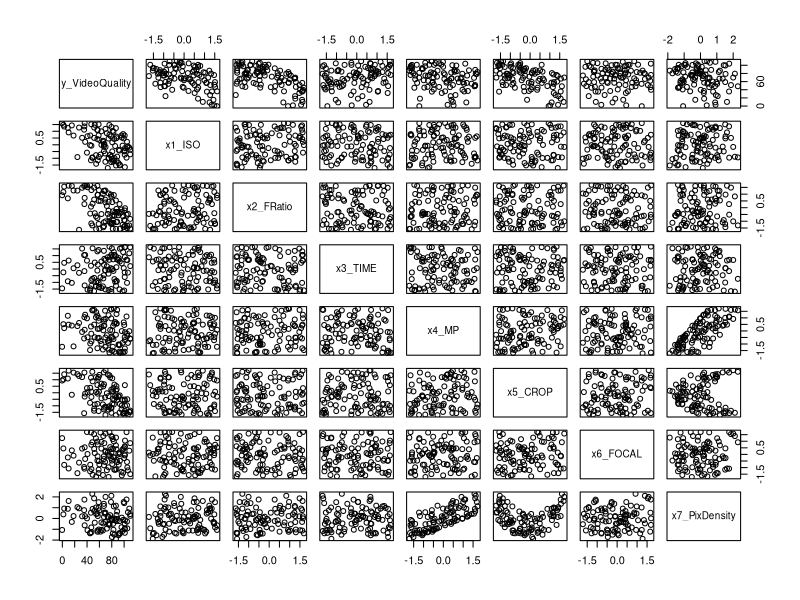
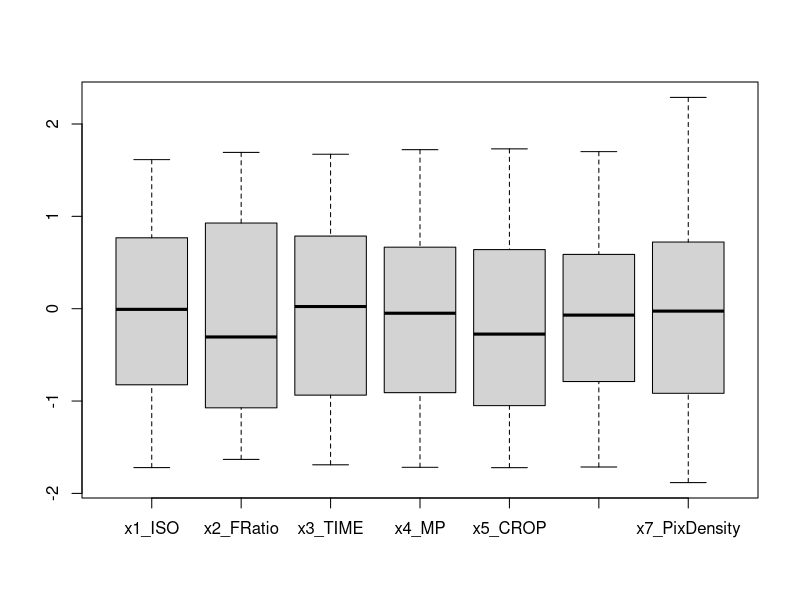
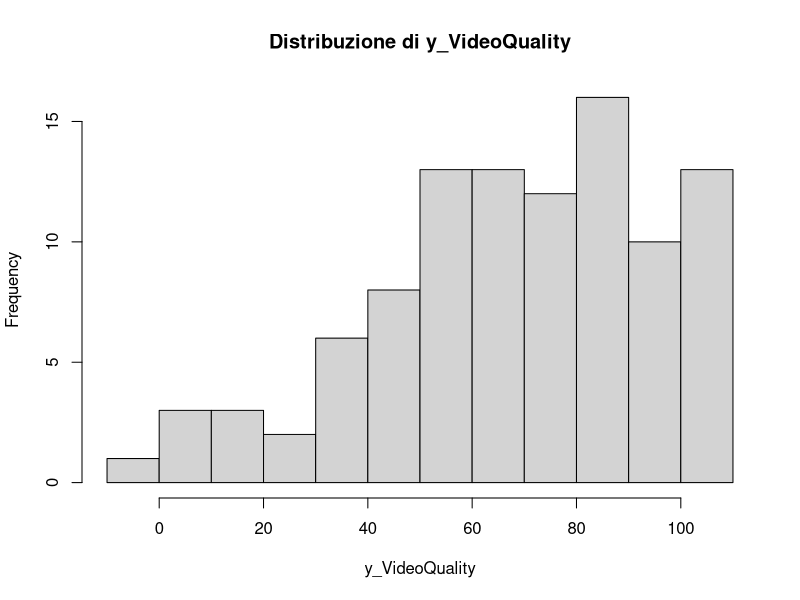
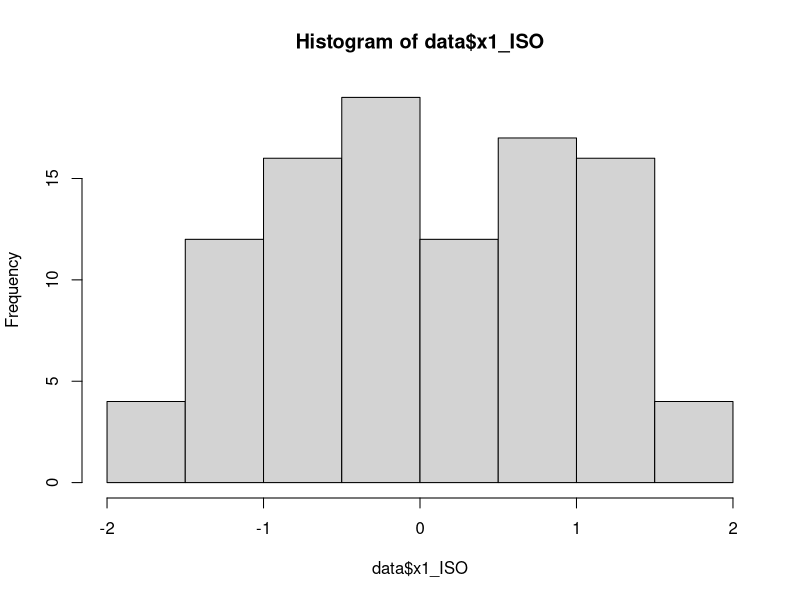
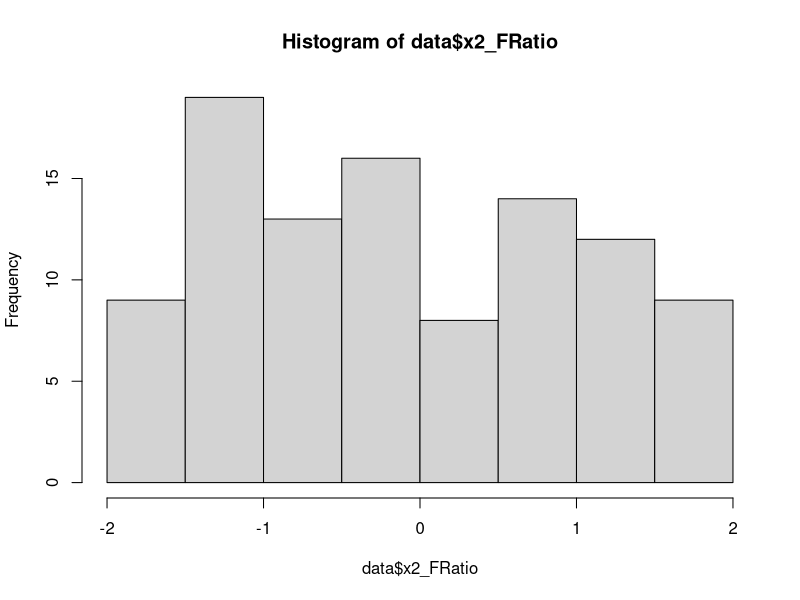
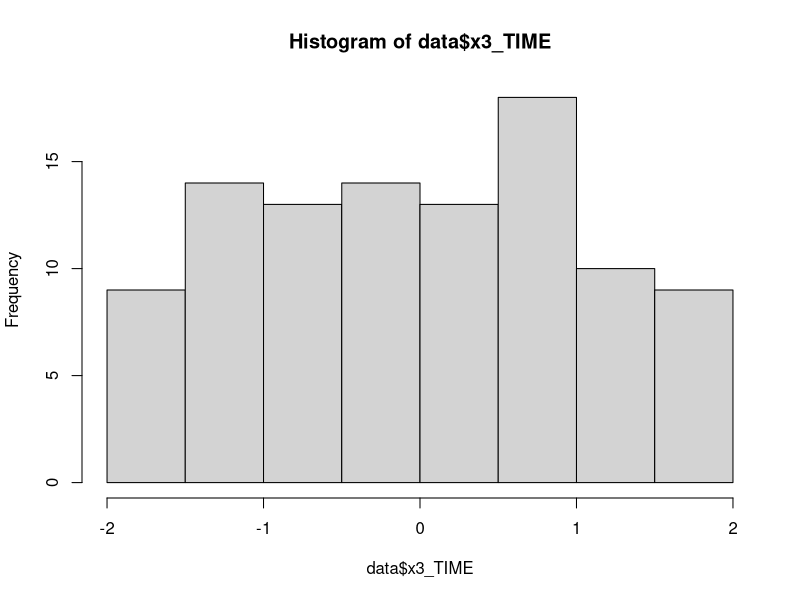
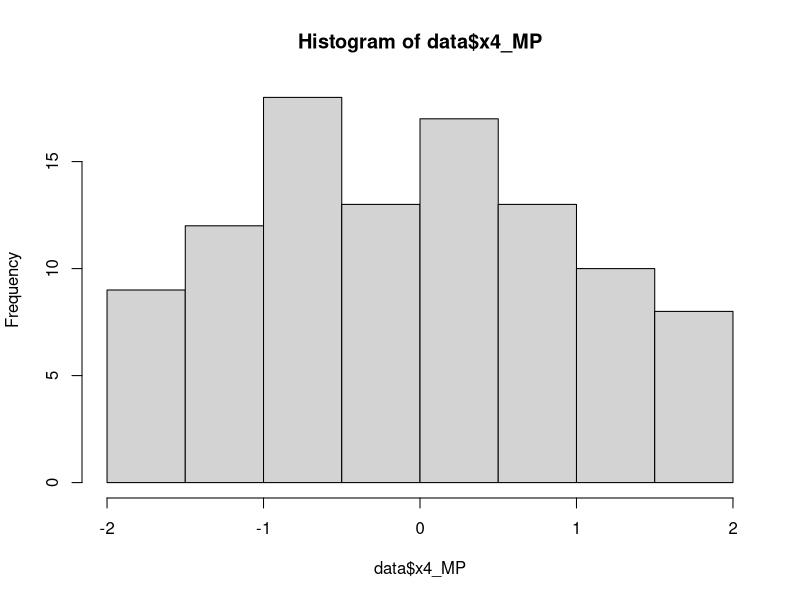
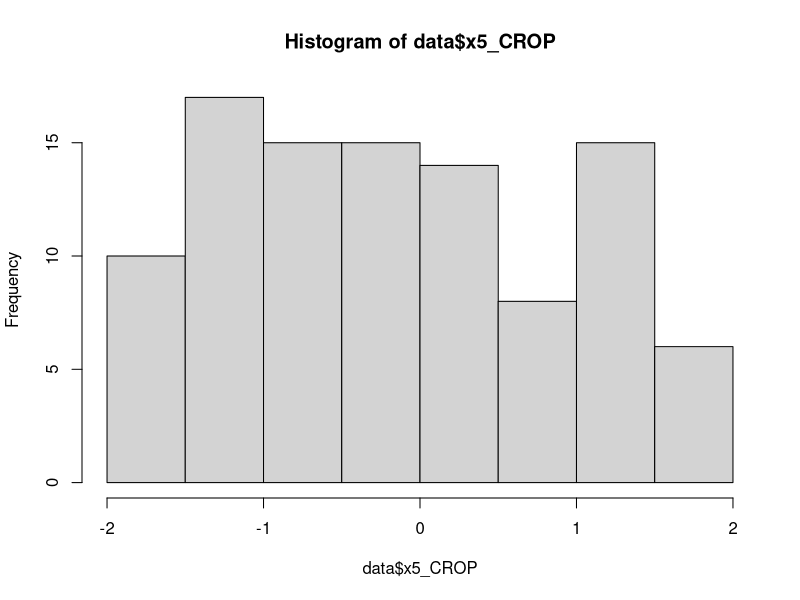

Reproduce these figures in R, in order. (Note: this script raises an error after producing the figures.)
# ------------------------------------------------------------------------------
# Progetto finale del corso di Statistica Applicata - A.A. 2024/25
# Gruppo #5 - Corrado Giachetta, Francesco Peluso, Gerardo Selce, Anuar Zouhri
#
# Università degli Studi di Salerno - DIEM
# Dipartimento di Ingegneria dell'Informazione, Elettrica e Matematica Applicata
# ------------------------------------------------------------------------------

# Impostazione path cartella progetto (N.B. cambia a seconda di chi usa il file)
#setwd('~/GitHub Repos/AppliedStatistics-Project')     # path Francesco
#setwd('C:/Users/anuar/AppliedStatistics-Project')     # path Anuar
#setwd('/Users/corry/AppliedStatistics-Project')     # path Corrado
setwd('C:/Users/ACER/Desktop/GitHub/AppliedStatistics-Project')     # path Gerardo

# ------------------------------------------------------------------------------

#package da scaricare 
install.packages("GGally")

# Lettura del dataset da file CSV
data = read.csv('./dataset.csv');

#per la funzione alpha
install.packages("scales")  
library(scales)


# ------------------------------------------------------------------------------
# PUNTO 1:
# Analisi preliminare dei dati.
# Scatterplot delle correlazioni tra le coppie di variabili
# ------------------------------------------------------------------------------

plot(data);


lin_mod_all=lm(y_VideoQuality ~ ., data=data)
summary(lin_mod_all)

step_lin=step(lin_mod_all, trace = 1, data=data)
summary(step_lin)

median(data$y_VideoQuality) #analisi mediana
mean(data$y_VideoQuality) #analisi media
quantile(data$y_VideoQuality,probs=c(0.25,0.50,0.75)) #analisi quantili
boxplot(data[, !(names(data) %in% "y_VideoQuality")])
summary(data$y_VideoQuality)
#Istogrammi
hist(data$y_VideoQuality,main="Distribuzione di y_VideoQuality", xlab="y_VideoQuality")
hist(data$x1_ISO)
hist(data$x2_FRatio)
hist(data$x3_TIME)
hist(data$x4_MP)
hist(data$x5_CROP)
hist(data$x6_FOCAL)
hist(data$x7_PixDensity)

#Normalità
par(mfrow = c(2, 2))  # 2 righe, 2 colonne, per rappresentare i qqplot


qqnorm(data$x1_ISO, main = "Q-Q Plot di x1_ISO")
qqline(data$x1_ISO,  col = "red", lwd = 2)
qqnorm(data$x2_FRatio, main = "Q-Q Plot di x2_FRatio")
qqline(data$x2_FRatio,  col = "red", lwd = 2)
qqnorm(data$x3_TIME, main = "Q-Q Plot di x3_TIME")
qqline(data$x3_TIME,  col = "red", lwd = 2)
qqnorm(data$x4_MP, main = "Q-Q Plot di x4_MP")
qqline(data$x4_MP, col = "red", lwd = 2)

par(mfrow = c(2, 2))   # 2 righe, 2 colonne, per rappresentare i qqplot


qqnorm(data$x5_CROP, main = "Q-Q Plot di x5_CROP")
qqline(data$x5_CROP,  col = "red", lwd = 2)
qqnorm(data$x6_FOCAL, main = "Q-Q Plot di x6_FOCAL")
qqline(data$x6_FOCAL,  col = "red", lwd = 2)
qqnorm(data$x7_PixDensity, main = "Q-Q Plot di x7_PixDensity")
qqline(data$x7_PixDensity,  col = "red", lwd = 2)

qqnorm(data$y_VideoQuality, main = "Q-Q Plot di y_VideoQuality")
qqline(data$y_VideoQuality)

shapiro.test(data$x6_FOCAL)


# ------------------------------------------------------------------------------
# PUNTO 2:
# Valutazione della relazione tra variabile dipendente e le singole
# variabili indipendenti
# ------------------------------------------------------------------------------
# Basic Scatterplot Matrix
pairs(data , upper.panel = NULL)

#Advanced Scatterplot matrix
library(ggplot2)
library("GGally")
ggpairs(data, upper = list(continuous = "blank"))   # nasconde i grafici sotto la diagonale
#
CorrPlot
library("corrplot")
corrplot.mixed(cor(data),number.cex=0.8,tl.cex=0.8)

#matrice dei coefficienti di correlazione
cor(data)

#x1_ISO - sensibilità sensore
dev.new()
plot(data$x1_ISO,data$y_VideoQuality,xlab="x1_ISO",ylab = 'y_VideoQuality')
fit1 = lm(data$y_VideoQuality~data$x1_ISO,data=data)
abline(fit1, col="red",lw=2)
summary(fit1)


#x2_FRatio - rapporto focale
dev.new()
plot(data$x2_FRatio,data$y_VideoQuality,xlab="x2_FRatio",ylab = 'y_VideoQuality')
fit2 = lm(data$y_VideoQuality~data$x2_FRatio,data=data)
abline(fit2, col="red",lw=2)
summary(fit2)

#x3_TIME - tempo di esposizione
dev.new()
plot(data$x3_TIME,data$y_VideoQuality,xlab="x3_TIME",ylab = 'y_VideoQuality')
fit3 = lm(data$y_VideoQuality~data$x3_TIME,data=data)
abline(fit3, col="red",lw=2)
summary(fit3)

#x4_MP - megapixel sensore
dev.new()
plot(data$x4_MP,data$y_VideoQuality,xlab="x4_MP",ylab = 'y_VideoQuality')
fit4 = lm(data$y_VideoQuality~data$x4_MP,data=data)
abline(fit4, col="red",lw=2)
summary(fit4)

#x5_CROP - crop factor
dev.new()
plot(data$x5_CROP,data$y_VideoQuality,xlab="x5_CROP",ylab = 'y_VideoQuality')
fit5 = lm(data$y_VideoQuality~data$x5_CROP,data=data)
abline(fit5, col="red",lw=2)
summary(fit5)

#x6_FOCAL - focale
dev.new()
plot(data$x6_FOCAL,data$y_VideoQuality,xlab="x6_FOCAL",ylab = 'y_VideoQuality')
fit6 = lm(data$y_VideoQuality~data$x6_FOCAL,data=data)
abline(fit6, col="red",lw=2)
summary(fit6)

#x7_PixDensity - densità pixel
dev.new()
plot(data$x7_PixDensity,data$y_VideoQuality,xlab="x7_PixDensity",ylab = 'y_VideoQuality')
fit6 = lm(data$y_VideoQuality~data$x7_PixDensity,data=data)
abline(fit6, col="red",lw=2)
summary(fit6)



# ------------------------------------------------------------------------------
# PUNTO 2.5
# Valutazione della relazione tra variabile dipendente e le singole
# variabili indipendenti al quadrato
# ------------------------------------------------------------------------------

#x1_ISO - sensibilità sensore
dev.new()
plot(data$x1_ISO,data$y_VideoQuality,xlab="x1_ISO",ylab="y_VideoQuality")
fit7 <- lm(y_VideoQuality ~ poly(x1_ISO, 2, raw = TRUE), data = data)
x_vals <- seq(min(data$x1_ISO), max(data$x1_ISO), length.out = 200)
y_pred <- predict(fit7, newdata = data.frame(x1_ISO = x_vals))
lines(x_vals, y_pred, col = "red", lwd = 2)
summary(fit7)

#x2_FRatio - rapporto focale
dev.new()
plot(data$x2_FRatio,data$y_VideoQuality,xlab="x2_FRatio",ylab="y_VideoQuality")
fit8 <- lm(y_VideoQuality ~ poly(x2_FRatio, 2, raw = TRUE), data = data)
x_vals <- seq(min(data$x2_FRatio), max(data$x2_FRatio), length.out = 200)
y_pred <- predict(fit8, newdata = data.frame(x2_FRatio = x_vals))
lines(x_vals, y_pred, col = "red", lwd = 2)
summary(fit8)

#x3_TIME - tempo di esposizione
dev.new()
plot(data$x3_TIME,data$y_VideoQuality,xlab="x3_TIME",ylab="y_VideoQuality")
fit11 <- lm(y_VideoQuality ~ poly(x3_TIME, 2, raw = TRUE), data = data)
x_vals <- seq(min(data$x3_TIME), max(data$x3_TIME), length.out = 200)
y_pred <- predict(fit11, newdata = data.frame(x3_TIME = x_vals))
lines(x_vals, y_pred, col = "red", lwd = 2)
summary(fit11)

#x4_MP - megapixel sensore
dev.new()
plot(data$x4_MP,data$y_VideoQuality,xlab="x4_MP",ylab="y_VideoQuality")
fit12 <- lm(y_VideoQuality ~ poly(x4_MP, 2, raw = TRUE), data = data)
x_vals <- seq(min(data$x4_MP), max(data$x4_MP), length.out = 200)
y_pred <- predict(fit12, newdata = data.frame(x4_MP = x_vals))
lines(x_vals, y_pred, col = "red", lwd = 2)
summary(fit12)

#x5_CROP - crop factor
dev.new()
plot(data$x5_CROP,data$y_VideoQuality,xlab="x5_CROP",ylab="y_VideoQuality")
fit9 <- lm(y_VideoQuality ~ poly(x5_CROP, 2, raw = TRUE), data = data)
x_vals <- seq(min(data$x5_CROP), max(data$x5_CROP), length.out = 200)
y_pred <- predict(fit9, newdata = data.frame(x5_CROP = x_vals))
lines(x_vals, y_pred, col = "red", lwd = 2)
summary(fit9)

#x6_FOCAL - focale
dev.new()
plot(data$x6_FOCAL,data$y_VideoQuality,xlab="x6_FOCAL",ylab="y_VideoQuality")
fit13 <- lm(y_VideoQuality ~ poly(x6_FOCAL, 2, raw = TRUE), data = data)
x_vals <- seq(min(data$x6_FOCAL), max(data$x6_FOCAL), length.out = 200)
y_pred <- predict(fit13, newdata = data.frame(x6_FOCAL = x_vals))
lines(x_vals, y_pred, col = "red", lwd = 2)
summary(fit13)

#x7_PixDensity - densità pixel
dev.new()
plot(data$x7_PixDensity,data$y_VideoQuality,xlab="x7_PixDensity",ylab="y_VideoQuality")
fit14 <- lm(y_VideoQuality ~ poly(x7_PixDensity, 2, raw = TRUE), data = data)
x_vals <- seq(min(data$x7_PixDensity), max(data$x7_PixDensity), length.out = 200)
y_pred <- predict(fit14, newdata = data.frame(x7_PixDensity = x_vals))
lines(x_vals, y_pred, col = "red", lwd = 2)
summary(fit14)

#x5_CROP - crop factor e x7_PixDensity
dev.new()
plot(data$x5_CROP,data$x7_PixDensity,xlab="x5_CROP",ylab="x7_PixDensity")
fit10 <- lm(x7_PixDensity ~ poly(x5_CROP, 2, raw = TRUE), data = data)
x_vals <- seq(min(data$x5_CROP), max(data$x5_CROP), length.out = 200)
y_pred <- predict(fit10, newdata = data.frame(x5_CROP = x_vals))
lines(x_vals, y_pred, col = "red", lwd = 2)
summary(fit10)


# ------------------------------------------------------------------------------
# PUNTO 3:
# Definizione del modello statistico dei dati tramite regressione lineare
# multipla
# ------------------------------------------------------------------------------

# Modello costruito con tutte le variabili indipendenti
model_full <- lm(y_VideoQuality ~ ., data=data)
summary(model_full)

# Squared R e Adj. Squared R sono rispettivamente 0.7871 e 0.7709,
# il che indica che queto modello ha un buon potere esplicativo.

# Inoltre, con un p-value globale minore di 2.2*10^16, ciò significa
# che il modello è complessivamente significativo.

# Tra le variabili che risultano significative nel modello complessivo,
# abbiamo: ISO, FRatio, TIME, CROP

# Con questi dati, ora posso creare un modello ridotto, composto dalle
# sole variabili significative

model_reduced <- lm(y_VideoQuality ~ x1_ISO + x2_FRatio + x3_TIME + x5_CROP, data=data)
summary(model_reduced)

# Dal summary deduciamo che tutti i regressori restano significativi, avendo
# tutti loro un p-value minore di 0.01 (**), e che gli indici Squared R e
# Adj. Squared R sono rimasti pressochè simili

# Dalle analisi effettuate nel primo punto, però, notiamo che con alcuni
# regressori è presente un legame non lineare, ma quadratico,
# dunque possiamo tentare di aggiungere dei termini quadratici al nostro
# modello di regressione lineare (stiamo parlando di )

model_quad <- lm(y_VideoQuality ~ 
                   x1_ISO + I(x1_ISO^2) +
                   x2_FRatio + I(x2_FRatio^2) +
                   x3_TIME + x5_CROP,
                 data = data)
summary(model_quad)

# Con l'introduzione di questi termini quadratici, notiamo come tutti i
# coefficienti sono altamente significativi, poichè hanno p-value < 0.001 (***),
# e che anche gli indici di Squared R e Adj. Squared R sono aumentati, mentre
# il residual standard error sia diminuito da 12.8 a 9.68, con il p-value
# complessivo del modello minore di 2.2*10^16.

# Procediamo a confrontare i tre modelli appena creati tramite AIC e BIC:
# il modello con valore più basso di AIC e BIC sarà quello preferibile

extractAIC(model_full)
extractAIC(model_reduced)
extractAIC(model_quad)
BIC(model_full, model_reduced, model_quad)

#rss <- sum(residuals(model_full)^2); rss
#n <- length(model_full$fitted.values)
#k <- length(coef(model_full))  # include intercetta
#AIC_manual <- n * log(rss / n) + 2 * k
#extractAIC(model_full)

# In effetti, entrambi i confronti ci confermano che l'ultimo modello costruito,
# ovvero quello con i termini quadratici, sia il migliore.

# Adesso però, vogliamo verificare se è possibile ottenere un modello ancora
# più efficiente, utilizzando un approccio "automatizzato".

# Per fare ciò, applichiamo una procedura di selezione stepwise delle variabili
# indipendenti da aggiungere o rimuovere dal nostro modello, basandoci
# sul valore AIC più basso.

model_stepwise <- step(model_full, direction = "both", trace = 1)
summary(model_stepwise)  # risultato AIC = 514*

# Confronto AIC/BIC tra tutti i modelli
extractAIC(model_full)
extractAIC(model_reduced)
extractAIC(model_quad)
extractAIC(model_stepwise) 
BIC(model_full, model_reduced, model_quad, model_stepwise)

# Proviamo adesso, con un metodo stepwise, a vedere se è possibile migliorare
# il modello (a partire da quello con i termini quadratici), andando ad
# aggiungere le interazioni tra le possibili coppie di variabili indipendenti

model_step_interactions <- lm(y_VideoQuality ~ (.)^2 + I(x5_CROP^2), data = data)
model_step_interactions <- step(model_step_interactions, k=2)
extractAIC(model_step_interactions)
summary(model_step_interactions)

extractAIC(model_full)
extractAIC(model_reduced)
extractAIC(model_quad)
extractAIC(model_stepwise)
extractAIC(model_step_interactions)
BIC(model_full, model_reduced, model_quad, model_stepwise, model_step_interactions)

# In seguito alle analisi effettuate, dunque, il miglior modello, secondo il
# confronto AIC e BIC, sembra essere quello costruito come:
#
# y = beta0 + beta1*x1 + beta2*x1^2 + beta3*x2 + beta4*x2^2 + beta5*x3 + beta6*x5 + e
# (dove il termine 'e' sarebbe il termine di errore, e beta0 l'intercetta)

# Confrontiamo anche graficamente i nostri modelli di regressione multipla

pred_full <- predict(model_full)
pred_reduced <- predict(model_reduced) 
pred_quad <- predict(model_quad)
pred_stepwise <- predict(model_stepwise)

# Layout 2x2 per confronto principale
par(mfrow = c(2, 2), mar = c(4, 4, 3, 1))

# Grafici osservati vs predetti
models <- list("Completo" = pred_full, "Ridotto" = pred_reduced, 
               "Quadratico" = pred_quad, "Stepwise" = pred_stepwise)
colors <- c("#E31A1C", "#1F78B4", "#33A02C", "#FF7F00")

for(i in 1:4) {
  plot(data$y_VideoQuality, models[[i]], 
       main = names(models)[i], xlab = "Osservato", ylab = "Predetto",
       pch = 19, col = alpha(colors[i], 0.6))
  abline(0, 1, lty = 2)
  r2 <- cor(data$y_VideoQuality, models[[i]])^2
  text(20, 100, paste("R² =", round(r2, 3)), cex = 0.9)
}

par(mfrow = c(1, 1))

# Tabella performance
model_list <- list(model_full, model_reduced, model_quad, model_stepwise)
results <- data.frame(
  Modello = c("Completo", "Ridotto", "Quadratico", "Stepwise"),
  R2 = sapply(model_list, function(x) round(summary(x)$r.squared, 3)),
  R2_adj = sapply(model_list, function(x) round(summary(x)$adj.r.squared, 3)),
  AIC = round(sapply(model_list, AIC), 1),
  BIC = round(sapply(model_list, BIC), 1)
)

print(results)

# Grafico confronto diretto
plot(data$y_VideoQuality, pred_quad, 
     main = "Confronto Modelli", xlab = "y_VideoQuality", ylab = "Predizioni",
     pch = 19, col = alpha("green", 0.7), cex = 0.8)
points(data$y_VideoQuality, pred_full, pch = 19, col = alpha("red", 0.5), cex = 0.6)
points(data$y_VideoQuality, pred_stepwise, pch = 19, col = alpha("orange", 0.5), cex = 0.6)
abline(0, 1, lty = 2, lwd = 2)
legend("topleft", c("Quadratico", "Completo", "Stepwise"), 
       col = c("green", "red", "orange"), pch = 19, cex = 0.8)

# ------------------------------------------------------------------------------
# PUNTO 4-5:
# Stima dei parametri dei modelli e intervalli di confidenza
# multipla
# ------------------------------------------------------------------------------




summary(model_full)
dev.new(width = 550, height = 330, unit = "px")
par(mfrow=c(2,2))
plot(model_full, main = "all linear regressors")
dev.print(device=pdf,"diagLin1.pdf")

summary(model_reduced)
dev.new(width = 550, height = 330, unit = "px")
par(mfrow=c(2,2))
plot(model_reduced, main = "modello ridotto")
dev.print(device=pdf,"diagLin1.pdf")

summary(model_quad)
dev.new(width = 550, height = 330, unit = "px")
par(mfrow=c(2,2))
plot(model_quad, main = "modello quadratico")
dev.print(device=pdf,"diagLin1.pdf")

summary(model_stepwise)
dev.new(width = 550, height = 330, unit = "px")
par(mfrow=c(2,2))
plot(model_stepwise, main = "modello stepwise")
dev.print(device=pdf,"diagLin1.pdf")

summary(model_step_interactions)
dev.new(width = 550, height = 330, unit = "px")
par(mfrow=c(2,2))
plot(model_step_interactions, main = "modello stepwise ??")
dev.print(device=pdf,"diagLin1.pdf")

